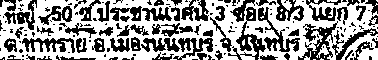
#> input picture noise_removal/text_boxes/address/address_407_cropped.TIFF, 378 x 60 px; its folder holds 4 pictures in this run
$ jupyter execute --allow-errors noise_removal.ipynb   (shell and % lines are left out)   (older library calls are emulated)
#> lines starting #> are read from the running program, lines starting #| are printed output that depends on the picture; after the words box and inside, x2 and y2 are one past the last pixel; in counts of white or black regions, pixels touching at a corner belong together
[cell 1]
import numpy as np
import cv2
from matplotlib import pyplot as plt
import numpy as np
import glob
import pytesseract
from PIL import Image, ImageFilter
from IPython.display import display
import os
import collections
from threading import Thread
from tqdm import tqdm
from skimage import io
%pylab inline
#> (the rest of this cell did not finish here and is left out)

# Noise removal

[cell 2]
addr = [cv2.imread(file,0) for file in glob.glob("text_boxes/address/*")]
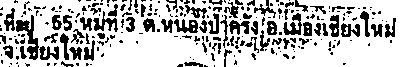
#> input picture noise_removal/text_boxes/address/address_470_cropped.TIFF, 401 x 67 px
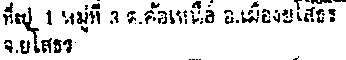
#> input picture noise_removal/text_boxes/address/address_493_cropped.TIFF, 346 x 60 px
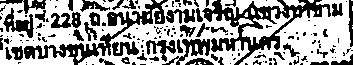
#> input picture noise_removal/text_boxes/address/address_535_cropped.TIFF, 353 x 65 px
#> addr = 4 items
date = [cv2.imread(file,0) for file in glob.glob("text_boxes/date/*")]
name =  [cv2.imread(file,0) for file in glob.glob("text_boxes/name/*")]

[cell 3]
for a in addr:
    print(a.shape)
#> this loop made 4 passes
#| (60, 378)
#| (67, 401)
#| (60, 346)
#| (65, 353)

#> (a cell that did not finish here is left out)

#> (a cell that did not finish here is left out)

[cell 6]
addrPil = [Image.open(file) for file in glob.glob("text_boxes/address/*")]
#> addrPil = 4 items
datePil =[Image.open(file) for file in glob.glob("text_boxes/date/*")]
namePil = [Image.open(file) for file in glob.glob("text_boxes/name/*")]

[cell 7]
for a in addrPil:
    print(a.load)

**Resize**

## Original images

#> (a cell that did not finish here is left out)

#> (a cell that did not finish here is left out)

#> (a cell that did not finish here is left out)

## Quentin noise removal

[cell 11]
def sum_pixels(pixels, w, h, x, y):
    sum = 0
    for i in range(-1, 2):
        for j in range(-1, 2):
            px, py = x + i, y + j
            if px >= 0 and px < w and py >= 0 and py < h:
                if pixels[px, py] != 255:
                    sum += 1

    return sum

def remove_noises(thread_id, w, h, num_threads, pixels_original, pixels, min_pix, blackend):
    for x in range(thread_id, w, num_threads):
        for y in range(h):
              # Check if it's an "alone" pixel
                if sum_pixels(pixels_original, w, h, x, y) <= min_pix:
                    # Replace the pixel data with the colour white
                    pixels[x, y] = 255
                elif blackend:
                    # probably not a good idea
                    pixels[x, y] = 0

def remove_noises_mult_thread(im, min_pix, blackend, num_threads=20):
    pixels_original = im.load()
    w, h = im.size
    print(w, h)

    im_copy = im.copy()
    pixels = im_copy.load()

    thr = [None] * num_threads
    for i in range(num_threads):
        thr[i] = Thread(target=remove_noises,
                        args=(i, w, h, num_threads, pixels_original, pixels, min_pix, blackend))
        thr[i].start()

    # wait that all the threads are done
    for i in tqdm(range(num_threads), position=0):
        thr[i].join()

    return im_copy

[cell 12]
def quentinDenoising(l, nTimes, minPix, blackend):
#> called with nTimes = 1, minPix = 2, blackend = True
    for i in range(6):
        denImg = remove_noises_mult_thread(l[i], minPix, blackend)
        for t in range(nTimes - 1):
            denImg = remove_noises_mult_thread(denImg, 1, blackend)
        plt.subplot(3,2,i+1),plt.imshow(denImg,'gray')
        trans = pytesseract.image_to_string(denImg, "eng")
        plt.title(trans)
        plt.xticks([]),plt.yticks([])
#> this loop made 1 pass
#> pass 1, in quentinDenoising, `denImg = remove_noises_mult_thread(l[i], minPix, blackend)`:
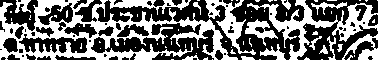
#> denImg: PIL image 378x60 L; 43.7% white; 68 white regions (51 under 20 px), largest, box (x1, y1, x2, y2) and area: (0, 0, 238, 60) 5048, (247, 0, 378, 60) 1863, (205, 0, 256, 55) 782
#> (the call stopped at in quentinDenoising, `plt.subplot(3,2,i+1),plt.imshow(denImg,'gray')`: IPython is not available in this run)
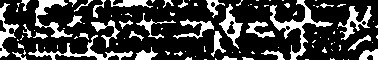
#> denImg: PIL image 378x60 L; 24.4% white; 102 white regions (66 under 20 px), largest, box (x1, y1, x2, y2) and area: (270, 0, 333, 60) 704, (28, 35, 133, 60) 509, (35, 0, 73, 38) 437
#> (the call stopped at in quentinDenoising, `plt.subplot(3,2,i+1),plt.imshow(denImg,'gray')`: IPython is not available in this run)
#> this loop made 1 pass
#> pass 1, in quentinDenoising (call 3), `denImg = remove_noises_mult_thread(l[i], minPix, blackend)`:
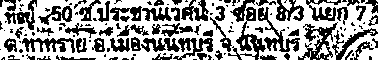
#> denImg: PIL image 378x60 L; 60.3% white; 134 black regions (73 under 20 px), largest, box (x1, y1, x2, y2) and area: (298, 22, 338, 60) 572, (228, 7, 266, 60) 548, (258, 7, 300, 52) 485
#> (the call stopped at in quentinDenoising, `plt.subplot(3,2,i+1),plt.imshow(denImg,'gray')`: IPython is not available in this run)
#> (the call stopped at in quentinDenoising, `plt.subplot(3,2,i+1),plt.imshow(denImg,'gray')`: IPython is not available in this run)
    plt.show()

**One iteration, with blackend**

[cell 13]
quentinDenoising(addrPil, 1, 2, True)

**Two iterations, with blackend**

[cell 14]
quentinDenoising(addrPil, 2, 2, True)

[cell 15]
quentinDenoising(addrPil, 1, 2, False)

**Two iterations, without blackend**

[cell 16]
quentinDenoising(addrPil, 2, 2, False)

#> (a cell that did not finish here is left out)

#> (a cell that did not finish here is left out)

#> (a cell that did not finish here is left out)

#> (a cell that did not finish here is left out)

## Image thresholding

[cell 21]
def plotThresh(l, lang):
#> called with lang = 'eng'
    for i in range(6):
        thresh = cv2.adaptiveThreshold(l[i],255,cv2.ADAPTIVE_THRESH_GAUSSIAN_C, cv2.THRESH_BINARY,11,2)
        plt.subplot(3,2,i+1),plt.imshow(thresh,'gray')
        tesserIm = Image.fromarray(thresh)
        trans = pytesseract.image_to_string(tesserIm, lang)
        plt.title(trans)
        plt.xticks([]),plt.yticks([])
    plt.show()
